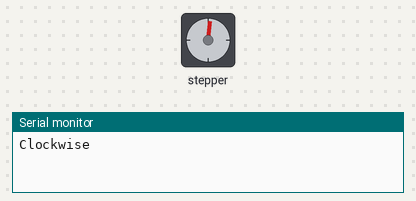
Simulated run of this sketch. Board: Arduino Uno, built with avr-gcc and run on an emulated ATmega328P. On the bench: stepper motor, the last lines printed to the serial monitor. Stepper angles assume 200 steps per turn.

Above: at 0.05 s.
At 0.4 s:
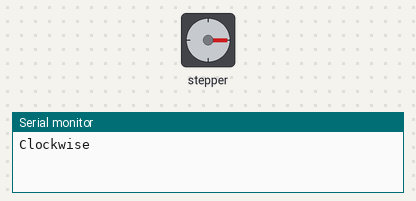
At 0.8 s:
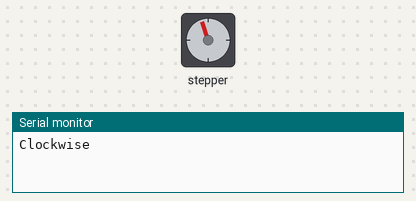
At 1.55 s:
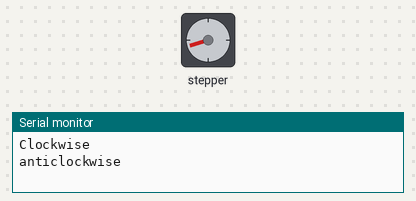
Timing chart, 0 to 4.8 s (numbered marks = the images above):
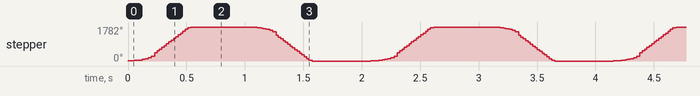

Measured:
- by itself, stepper: turns 1782° clockwise in 0.54 s, then 1782° counter-clockwise in 0.54 s, repeating every 2.1 s

The sketch:

sketch_mar13a.ino
```cpp
#include <Stepper.h>

const int stepsPerRev = 200;

Stepper myStepper(stepsPerRev,8,9,10,11);

int targetSpeed = 800; //  100 is doable with a i increase of 50

void setup() {
  // put your setup code here, to run once:
  pinMode(8, OUTPUT);
  pinMode(9, OUTPUT);
  pinMode(10, OUTPUT);
  pinMode(11, OUTPUT);

  // init serial port
  Serial.begin(9600);

}

void ramp(int target, int dir)
{
  for(int i = 60; i <= target; i += 40) //  maximum i found is stalling at 80
  {
    myStepper.setSpeed(i);
    myStepper.step(dir);
  }

}

void loop() {

  for (int n = 0; n <= 5; n++)
  {
    // steps one rev clockwise
    Serial.println("Clockwise");
    ramp(targetSpeed, 10);
    myStepper.step(stepsPerRev*4);
    delay(500);

    //steps one rev anticlockwise
    Serial.println("anticlockwise");
    ramp(targetSpeed, -10);
    myStepper.step(-stepsPerRev*4);
    delay(500);
  }

  digitalWrite(8, LOW);
  digitalWrite(9, LOW);
  digitalWrite(10, LOW);
  digitalWrite(11, LOW);

  delay(100000);

}
```
